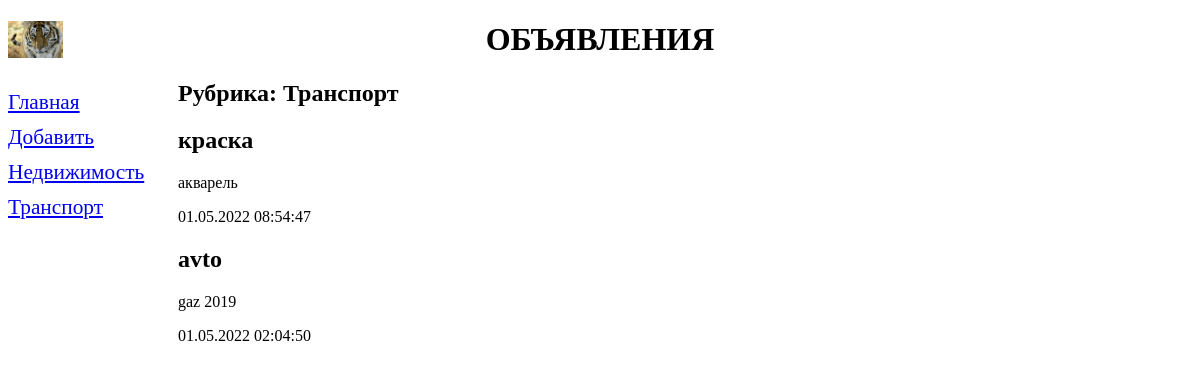
The app's page /bboard/1/, older data.
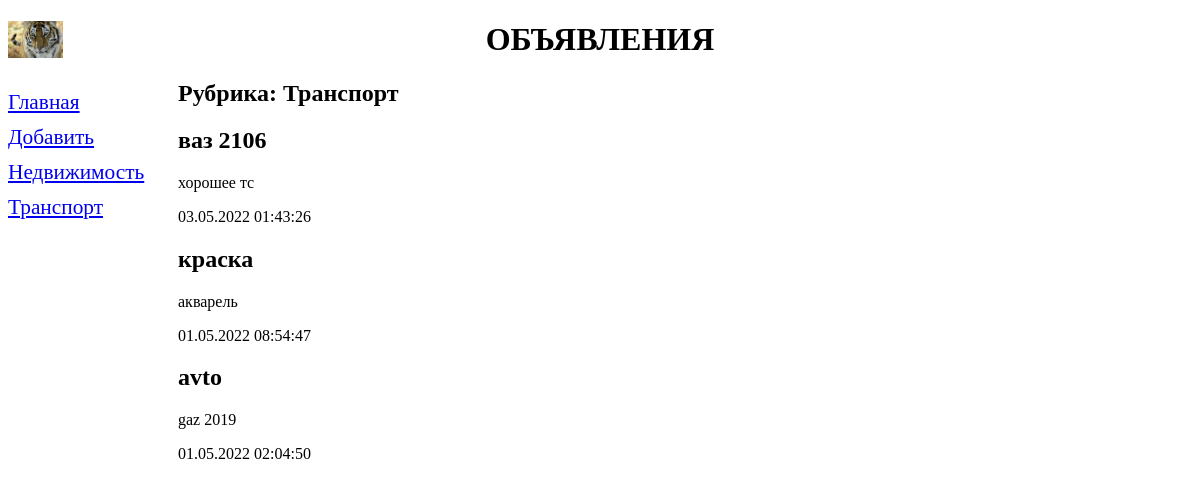
The same page, newer data.
### bboard/models.py (models this page shows, shortened)
class Rubric(models.Model):
	name = models.CharField(max_length=20, db_index=True, verbose_name='Название')
	class Meta:
		verbose_name_plural = 'Рубрики'
		verbose_name = 'Рубрика'
		ordering = ['name']

class Bb(models.Model):
	title = models.CharField(max_length =50, verbose_name='Товар')
	content = models.TextField(null = True, blank = True, verbose_name='Описание')
	price = models.FloatField(null = True, blank = True, verbose_name='Цена')
	published = models.DateTimeField(auto_now_add = True, db_index=True, verbose_name='Дата публикации')
	rubric = models.ForeignKey('Rubric', null = True, on_delete=models.PROTECT, verbose_name='Рубрика')
	class Meta:
		verbose_name_plural = 'Объявления'
		verbose_name = 'Adv'
		ordering = ['-published']

### bboard/views.py (the view)
# urls.py: path('<int:rubric_id>/', by_rubric, name = 'by_rubric'),
def by_rubric(request, rubric_id):
	bbs = Bb.objects.filter(rubric= rubric_id)
	rubrics = Rubric.objects.all()
	current_rubric = Rubric.objects.get(pk = rubric_id)
	context = {'bbs': bbs, 'rubrics':rubrics, 'current_rubric':current_rubric}
	return render(request, 'bboard/by_rubric.html', context)

### bboard/templates/bboard/by_rubric.html (shortened to what this page needs)
{% extends "layout/basic.html" %}
{% block content %}
    <h2>Рубрика: {{ current_rubric.name }}</h2>
    {% for bb in bbs %}
        <div>
            <h2>{{ bb.title }}</h2>
            <p>{{ bb.content }}</p>
            <p>{{ bb.published|date:"d.m.Y H:i:s" }}</p>
        </div>
    {% endfor %}
{% endblock %}

### bboard/templates/layout/basic.html (shortened to what this page needs)
{% load static %}
<!DOCTYPE html>
<html>
<head>
    <link rel="stylesheet" type="text/css"
    href="{% static 'bboard/style.css' %}">
</head>
<body>
<header>
<h1>Объявления</h1>
</header>
<nav>
<a href="{% url 'index' %}">Главная</a>
<a href="{% url 'add' %}">Добавить</a>
{% for rubric in rubrics %}
<a href=" {% url 'by_rubric' rubric.pk %}">
{{ rubric.name }}</a>
{% endfor %}
</nav>
<section>
{% block content %}
{% endblock %}
</section>
</body>
</html>

Row changes from the older to the newer data that the page shows:
added Bb: title "ваз 2106", content "хорошее тс", published "03.05.2022 01:43:26"
